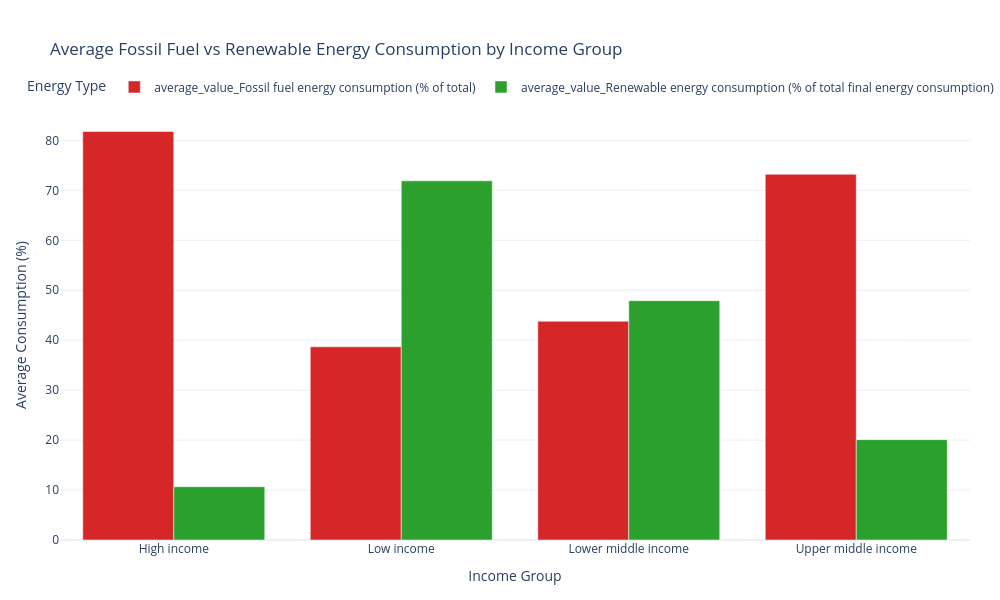

The notebook cell this image was saved under:
### Code cell
# Bar graph: Average Fossil Fuel vs Renewable Energy Consumption by IncomeGroup

# Metrics
fossil_col = 'average_value_Fossil fuel energy consumption (% of total)'
renewable_col = 'average_value_Renewable energy consumption (% of total final energy consumption)'

# Merge energy_df with meta_df to get IncomeGroup
energy_with_income = energy_df.merge(
    meta_df[['Country Code', 'IncomeGroup']],
    left_on='Country Code',
    right_on='Country Code',
    how='left'
)

# Group by IncomeGroup only, take mean of both metrics
income_energy = energy_with_income.groupby('IncomeGroup').agg({
    fossil_col: 'mean',
    renewable_col: 'mean'
}).reset_index()

# Filter to rows with data
income_energy = income_energy.dropna()

# Reshape data for grouped bar chart
income_energy_melted = income_energy.melt(
    id_vars='IncomeGroup',
    value_vars=[fossil_col, renewable_col],
    var_name='Energy Type',
    value_name='Percentage'
)

# Create grouped bar chart
fig = px.bar(
    income_energy_melted,
    x='IncomeGroup',
    y='Percentage',
    color='Energy Type',
    color_discrete_map={fossil_col: '#d62728', renewable_col: '#2ca02c'},
    title='Average Fossil Fuel vs Renewable Energy Consumption by Income Group',
    labels={'Percentage': 'Average Consumption (%)'},
    barmode='group'
)

fig.update_xaxes(title_text='Income Group')
fig.update_layout(
    template='plotly_white',
    width=1000,
    height=600,
    legend=dict(
        orientation='h',
        yanchor='bottom',
        y=1.02,
        xanchor='center',
        x=0.5
    ),
    margin=dict(l=60, r=30, t=110, b=60)
)
fig.show()

print(f"Income Groups: {income_energy['IncomeGroup'].unique()}")

### Figure 1 — Plotly figure (JSON) as saved in the notebook; plotly's stock layout.template omitted (floating-point values rounded to 4 significant figures)
{"data": [{"alignmentgroup": "True", "hovertemplate": "Energy Type=average_value_Fossil fuel energy consumption (% of total)<br>IncomeGroup=%{x}<br>Average Consumption (%)=%{y}<extra></extra>", "legendgroup": "average_value_Fossil fuel energy consumption (% of total)", "marker": {"color": "#d62728", "pattern": {"shape": ""}}, "name": "average_value_Fossil fuel energy consumption (% of total)", "offsetgroup": "average_value_Fossil fuel energy consumption (% of total)", "orientation": "v", "showlegend": true, "textposition": "auto", "type": "bar", "x": ["High income", "Low income", "Lower middle income", "Upper middle income"], "xaxis": "x", "y": [81.79, 38.68, 43.8, 73.23], "yaxis": "y"}, {"alignmentgroup": "True", "hovertemplate": "Energy Type=average_value_Renewable energy consumption (% of total final energy consumption)<br>IncomeGroup=%{x}<br>Average Consumption (%)=%{y}<extra></extra>", "legendgroup": "average_value_Renewable energy consumption (% of total final energy consumption)", "marker": {"color": "#2ca02c", "pattern": {"shape": ""}}, "name": "average_value_Renewable energy consumption (% of total final energy consumption)", "offsetgroup": "average_value_Renewable energy consumption (% of total final energy consumption)", "orientation": "v", "showlegend": true, "textposition": "auto", "type": "bar", "x": ["High income", "Low income", "Lower middle income", "Upper middle income"], "xaxis": "x", "y": [10.67, 71.91, 47.91, 20.09], "yaxis": "y"}], "layout": {"barmode": "group", "height": 600, "legend": {"orientation": "h", "title": {"text": "Energy Type"}, "tracegroupgap": 0, "x": 0.5, "xanchor": "center", "y": 1.02, "yanchor": "bottom"}, "margin": {"b": 60, "l": 60, "r": 30, "t": 110}, "title": {"text": "Average Fossil Fuel vs Renewable Energy Consumption by Income Group"}, "width": 1000, "xaxis": {"anchor": "y", "domain": [0, 1], "title": {"text": "Income Group"}}, "yaxis": {"anchor": "x", "domain": [0, 1], "title": {"text": "Average Consumption (%)"}}}}
